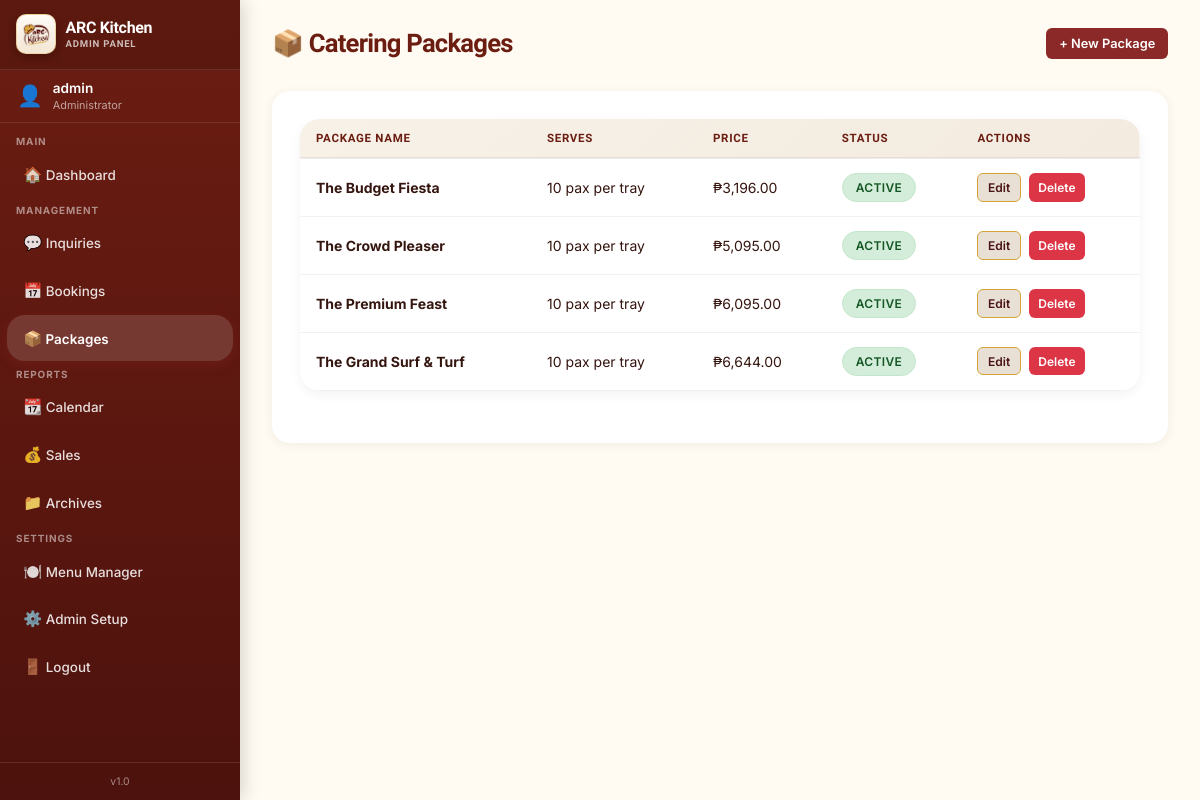
Screenshot of /admin/packages.php (signed in) with the database file from the repository.
### tables this page shows
CREATE TABLE IF NOT EXISTS packages (
    id INT AUTO_INCREMENT PRIMARY KEY,
    name VARCHAR(255) NOT NULL,
    description TEXT,
    total_price DECIMAL(10,2) NOT NULL,
    serves VARCHAR(50) DEFAULT '10 pax per tray',
    is_active TINYINT(1) DEFAULT 1,
    created_at TIMESTAMP DEFAULT CURRENT_TIMESTAMP,
    updated_at TIMESTAMP DEFAULT CURRENT_TIMESTAMP ON UPDATE CURRENT_TIMESTAMP,
    INDEX idx_packages_active (is_active),
    INDEX idx_created_at (created_at)
);

### includes/functions.php (called while the page is built, shortened)
<?php
function escape(?string $value): string
{
    return htmlspecialchars((string) $value, ENT_QUOTES, 'UTF-8');
}
function getPackages(): array
{
    $connection = getDbConnection();
    $sql = "SELECT * FROM packages WHERE is_active = 1 ORDER BY total_price ASC";
    $result = $connection->query($sql);
    return $result->fetch_all(MYSQLI_ASSOC);
}

### admin/packages.php (the view, shortened to what this page needs)
<?php
require_once __DIR__ . '/../includes/functions.php';
$packages = getPackages();?><!DOCTYPE html>
<html lang="en">
<head>
    <link rel="stylesheet" href="../assets/css/style.css">
    <link rel="stylesheet" href="../assets/css/admin.css">
</head>
<body>
    <div class="admin-shell">
        <?php require_once __DIR__ . '/../includes/admin_sidebar.php'; ?>
        <main class="admin-main">
            <div class="admin-header">
                <h1 class="admin-title">📦 Catering Packages</h1>
                <button class="btn-admin btn-primary-admin">+ New Package</button>
            </div>
            <div class="admin-card">
                <?php if (!empty($packages)): ?>
                    <table class="admin-table">
                        <thead>
                            <tr>
                                <th>Package Name</th>
                                <th>Serves</th>
                                <th>Price</th>
                                <th>Status</th>
                                <th>Actions</th>
                            </tr>
                        </thead>
                        <tbody>
                            <?php foreach ($packages as $package): ?>
                            <tr>
                                <td><strong><?php echo escape($package['name']); ?></strong></td>
                                <td><?php echo escape($package['serves'] ?? 'N/A'); ?></td>
                                <td>₱<?php echo number_format($package['total_price'] ?? 0, 2); ?></td>
                                <td>
                                    <?php $isActive = !empty($package['is_active']); ?>
                                    <span class="badge badge-<?php echo ($isActive ? 'confirmed' : 'cancelled'); ?>">
                                        <?php echo ($isActive ? 'Active' : 'Inactive'); ?>
                                    </span>
                                </td>
                                <td>
                                    <div style="display: flex; gap: 0.5rem;">
                                        <button class="btn-admin btn-secondary-admin btn-small" onclick="openEditSidebar(<?php echo (int)$package['id']; ?>, 'package')">Edit</button>
                                        <button class="btn-admin btn-danger-admin btn-small" onclick="deleteItem(<?php echo (int)$package['id']; ?>, 'package')">Delete</button>
                                    </div>
                                </td>
                            </tr>
                            <?php endforeach; ?>
                        </tbody>
                    </table>
                <?php else: ?>
                    <div class="empty-state">
                        <p>No packages found.</p>
                    </div>
                <?php endif; ?>
            </div>
        </main>
    </div>
</body>
</html>

### includes/admin_sidebar.php
<?php
require_once __DIR__ . '/functions.php';
$current_page = basename($_SERVER['PHP_SELF']);
$admin_nav = [
    'MAIN' => [
        ['page' => 'dashboard.php', 'label' => 'Dashboard', 'icon' => '🏠'],
    ],
    'MANAGEMENT' => [
        ['page' => 'inquiries.php', 'label' => 'Inquiries', 'icon' => '💬'],
        ['page' => 'bookings.php', 'label' => 'Bookings', 'icon' => '📅'],
        ['page' => 'packages.php', 'label' => 'Packages', 'icon' => '📦'],
    ],
    'REPORTS' => [
        ['page' => 'calendar.php', 'label' => 'Calendar', 'icon' => '📆'],
        ['page' => 'sales.php', 'label' => 'Sales', 'icon' => '💰'],
        ['page' => 'archives.php', 'label' => 'Archives', 'icon' => '📁'],
    ],
    'SETTINGS' => [
        ['page' => 'menu-manager.php', 'label' => 'Menu Manager', 'icon' => '🍽️'],
        ['page' => 'setup_admin.php', 'label' => 'Admin Setup', 'icon' => '⚙️'],
        ['page' => 'logout.php', 'label' => 'Logout', 'icon' => '🚪'],
    ],
];
?>
<aside class="admin-sidebar">
    <div class="sidebar-header">
        <div class="brand brand-admin">
            <span class="brand-mark" aria-hidden="true">
                <img src="../assets/images/arc-logo.png" alt="ARC Kitchen logo" class="brand-logo-image">
            </span>
            <div class="brand-text">
                <div class="brand-name">ARC Kitchen</div>
                <div class="brand-subtitle">ADMIN PANEL</div>
            </div>
        </div>
    </div>
    <div class="sidebar-user-info">
        <div class="user-avatar">👤</div>
        <div class="user-details">
            <div class="user-name">
                <?php echo escape($_SESSION['admin_username'] ?? 'Admin'); ?>
            </div>
            <div class="user-role">Administrator</div>
        </div>
    </div>
    <nav class="sidebar-nav">
        <?php foreach ($admin_nav as $group_name => $items): ?>
            <div class="nav-group">
                <div class="nav-group-label"><?php echo htmlspecialchars($group_name); ?></div>
                <div class="nav-items">
                    <?php foreach ($items as $item): ?>
                        <?php $is_active = ($current_page === $item['page']); ?>
                        <a
                            href="<?php echo htmlspecialchars($item['page']); ?>"
                            class="nav-item <?php echo $is_active ? 'active' : ''; ?>"
                        >
                            <span class="nav-icon"><?php echo $item['icon']; ?></span>
                            <span class="nav-label"><?php echo htmlspecialchars($item['label']); ?></span>
                        </a>
                    <?php endforeach; ?>
                </div>
            </div>
        <?php endforeach; ?>
    </nav>
    <div class="sidebar-footer">
        <p class="sidebar-version">v1.0</p>
    </div>
</aside>

### assets/css/admin.css (style rules this page uses)
.admin-sidebar { width: 240px; box-shadow: 4px 0 16px rgba(0, 0, 0, 0.15); }
.sidebar-header { padding: 0.9rem 1rem; }
.brand-admin .brand-mark { width: 40px; height: 40px; min-width: 40px; padding: 0.3rem; background: linear-gradient(180deg, #fffdf8 0%, #f6ead8 100%); border: 1px solid rgba(213, 164, 55, 0.4); box-shadow: 0 3px 8px rgba(0, 0, 0, 0.2); border-radius: 10px; }
.brand-admin { gap: 0.6rem; }
.brand-name { font-size: 1rem; line-height: 1.1; }
.brand-subtitle { font-size: 0.6rem; margin-top: 0.1rem; letter-spacing: 0.08em; }
.sidebar-user-info { padding: 0.65rem 1rem; gap: 0.55rem; }
.user-avatar { font-size: 1.3rem; min-width: 28px; }
.user-name { font-size: 0.85rem; }
.user-role { font-size: 0.68rem; margin-top: 0.1rem; }
.sidebar-nav { padding: 0.75rem 0; }
.nav-group { margin-bottom: 0.4rem; }
.nav-group-label { padding: 0 1rem 0.25rem; font-size: 0.62rem; letter-spacing: 0.09em; }
.nav-items { gap: 0.1rem; }
.nav-item { padding: 0.6rem 0.85rem; margin: 0 0.45rem; font-size: 0.84rem; border-radius: 9px; gap: 0.55rem; }
.nav-icon { font-size: 0.95rem; min-width: 18px; }
.sidebar-footer { padding: 0.75rem 1rem; }
.sidebar-version { font-size: 0.65rem; }
.admin-main { padding: 1.75rem 2rem; background: #fffaf2; min-height: 100vh; box-sizing: border-box; min-width: 0; }
.admin-main > * { max-width: 100%; }
.admin-header { display: flex; align-items: center; justify-content: space-between; margin-bottom: 1.5rem; max-width: 100%; gap: 1rem; }
.admin-title { font-size: 1.6rem; font-weight: 700; margin: 0; line-height: 1.2; }
.admin-card { border-radius: 18px; padding: 1.75rem; margin-bottom: 1.5rem; box-shadow: 0 2px 12px rgba(0, 0, 0, 0.06); }
.admin-table th { padding: 0.75rem 1rem; font-size: 0.72rem; font-weight: 700; text-transform: uppercase; letter-spacing: 0.06em; white-space: nowrap; }
.admin-table td { padding: 0.85rem 1rem; font-size: 0.875rem; vertical-align: middle; }
.btn-admin { padding: 0.45rem 0.85rem; font-size: 0.8rem; border-radius: 9px; }
.btn-small { padding: 0.35rem 0.6rem; font-size: 0.75rem; }
.badge { display: inline-block; padding: 0.4rem 0.8rem; border-radius: 20px; font-size: 0.75rem; font-weight: 600; text-transform: uppercase; letter-spacing: 0.03em; white-space: nowrap; }
.badge-confirmed { background: #d4edda; color: #155724; border: 1px solid #c3e6cb; }
.btn-admin { padding: 0.5rem 0.8rem; border: none; border-radius: 6px; font-size: 0.8rem; font-weight: 600; cursor: pointer; transition: all 0.2s ease; white-space: nowrap; }
.btn-primary-admin { background: #8a2927; color: white; }
.btn-secondary-admin { background: #e8dfd5; color: #4a1414; border: 1px solid #d5a437; }
.btn-danger-admin { background: #dc3545; color: white; }
.admin-header { display: flex; justify-content: space-between; align-items: flex-start; margin-bottom: 2rem; }

### rows the page displays
packages: name "The Budget Fiesta", serves "10 pax per tray", total_price "3,196.00", is_active "ACTIVE"
packages: name "The Crowd Pleaser", serves "10 pax per tray", total_price "5,095.00", is_active "ACTIVE"
packages: name "The Premium Feast", serves "10 pax per tray", total_price "6,095.00", is_active "ACTIVE"
packages: name "The Grand Surf & Turf", serves "10 pax per tray", total_price "6,644.00", is_active "ACTIVE"

### other values shown
$_SESSION['admin_username'] "admin"
$group_name "MAIN"
$item['icon'] "🏠"
$item['label'] "Dashboard"
$group_name "MANAGEMENT"
$item['icon'] "💬"
$item['label'] "Inquiries"
$item['icon'] "📅"
$item['label'] "Bookings"
$item['icon'] "📦"
$item['label'] "Packages"
$group_name "REPORTS"
$item['icon'] "📆"
$item['label'] "Calendar"
$item['icon'] "💰"
